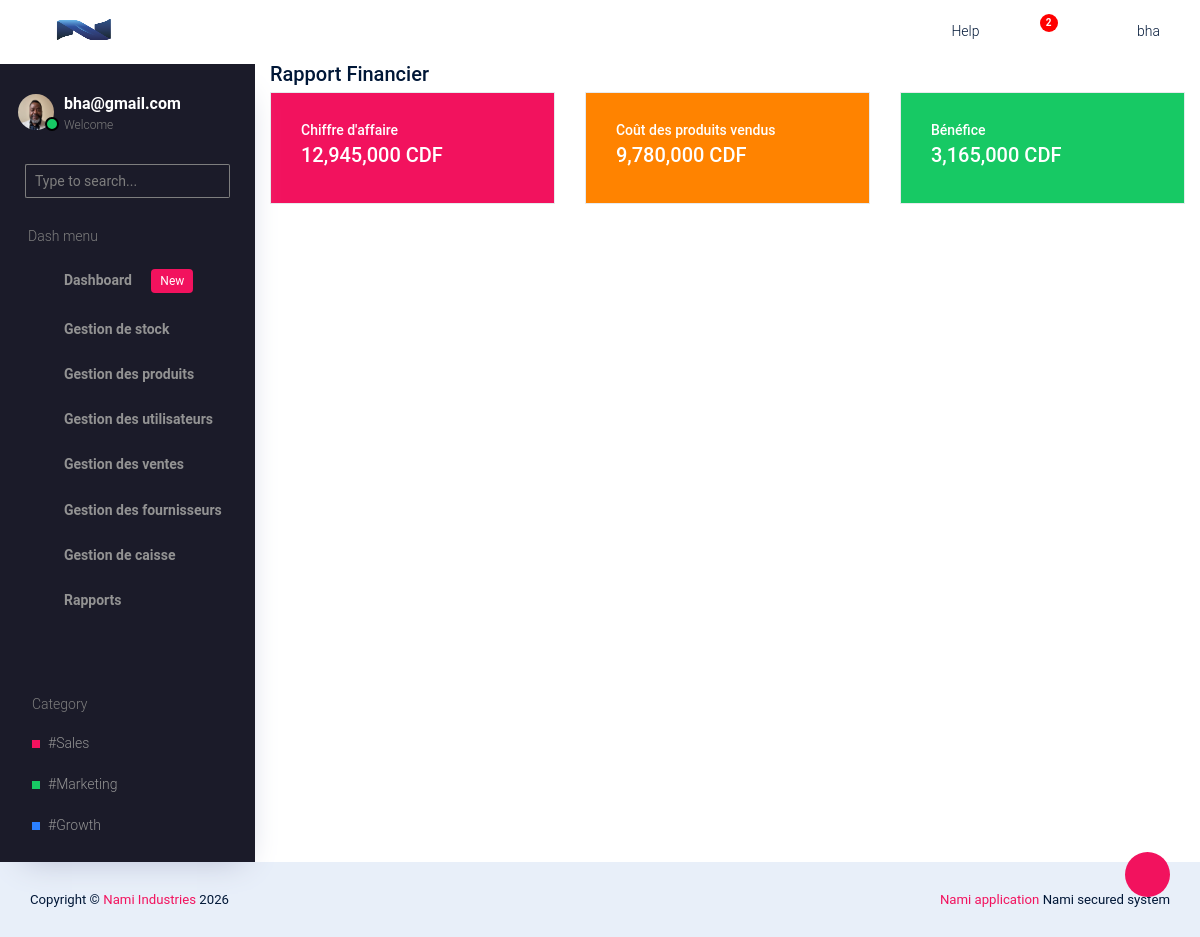
The app's page /main/rapport/finance/rapport-financier/ (signed in) with its own data.
### companie/models.py (models this page shows, shortened)
class Company(models.Model):
    BUSINESS_TYPES = (
        ('etablissement', 'Etablissement'),
        ('societe', 'Societe'),
    )
    ESTABLISHMENT_TYPES = (
        ('pme', 'PME'),
        ('ipme', 'IPME'),
        ('ecs', 'Entreprise en commandite simple'),
    )
    COMPANY_TYPES = (
        ('sa', 'Societe par actions'),
        ('sarl', 'Societe a responsabilite limitee'),
        ('personnes', 'Societe de personnes'),
    )
    CURRENCY_CHOICES = (
        ('BIF', 'Franc Burundais (BIF)'),
        ('USD', 'Dollar Americain (USD)'),
        ('EUR', 'Euro (EUR)'),
        ('CDF', 'Franc Congolais (CDF)'),
    )
    name = models.CharField(max_length=200)
    owner_name = models.CharField(max_length=200)
    business_type = models.CharField(max_length=20, choices=BUSINESS_TYPES)
    sub_type = models.CharField(max_length=50, blank=True)
    registration_number = models.CharField(max_length=150)
    country = CountryField()
    province = models.CharField(max_length=100)
    email = models.EmailField()
    phone = models.CharField(max_length=30)
    address = models.CharField(max_length=255, blank=True, null=True)
    website = models.URLField(blank=True, null=True)
    currency = models.CharField(
        max_length=10,
        choices=CURRENCY_CHOICES,
        default='CDF'
    )
    tva = models.DecimalField(max_digits=12, decimal_places=2, default=Decimal("0.00"))
    logo = models.ImageField(
        upload_to='company_logo/',
        blank=True,
        null=True
    )
    created_at = models.DateTimeField(auto_now_add=True)

### account/models.py (models this page shows, shortened)
class Profile(models.Model):
    user = models.OneToOneField(User, on_delete=models.CASCADE)
    photo = models.ImageField(upload_to="profiles/", blank=True, null=True)

### rapports/views.py (the view)
# urls.py: path('finance/rapport-financier/', views.financial_report, name='financial_report'),
def financial_report(request):
    total_sales = Sale.objects.aggregate(
        total=Sum("total_amount")
    )["total"] or 0
    cost_of_goods = SaleItem.objects.aggregate(
        total=Sum(F("purchase_price") * F("quantity"))
    )["total"] or 0
    profit = SaleItem.objects.aggregate(
        total=Sum(
            (F("selling_price") - F("purchase_price")) * F("quantity")
        )
    )["total"] or 0
    context = {
        "total_sales": total_sales,
        "cost_of_goods": cost_of_goods,
        "profit": profit,
    }
    return render(request, "financial_report.html", context)

### core/context_processors.py (called while the page is built)
def company_info(request):
	company = Company.objects.first()
	return {
		'company':company
	}

### rapports/templates/financial_report.html (shortened to what this page needs)
{% extends 'base.html' %}
{% block content %}
{% load humanize %}
<div class="container-fluid">
	<h3>Rapport Financier</h3>
	<div class="row">
		<div class="col-md-4 mb-3">
			<div class="card bg-primary text-white">
				<div class="card-body">
					<h5>Chiffre d'affaire</h5>
					<h3>{{ total_sales|intcomma }} {{company.currency}}</h3>
				</div>
			</div>
		</div>
		<div class="col-md-4 mb-3">
			<div class="card bg-warning text-white">
				<div class="card-body">
					<h5>Coût des produits vendus</h5>
					<h3>{{ cost_of_goods|intcomma }} {{company.currency}}</h3>
				</div>
			</div>
		</div>
		<div class="col-md-4 mb-3">
			<div class="card bg-success text-white">
				<div class="card-body">
					<h5>Bénéfice</h5>
					<h3>{{ profit|intcomma }} {{company.currency}}</h3>
				</div>
			</div>
		</div>
	</div>
</div>
{% endblock %}

### core/templates/base.html (shortened to what this page needs)
{% load static %}
<!DOCTYPE html>
<html lang="en">
  <head>
    <link rel="stylesheet" href="{% static 'vendors/typicons.font/font/typicons.css' %}">
    <link rel="stylesheet" href="{% static 'vendors/css/vendor.bundle.base.css' %}">
    <link rel="stylesheet" href="{% static 'css/vertical-layout-light/style.css' %}">
  </head>
  <body>
    <div class="container-scroller">
      <nav class="navbar col-lg-12 col-12 p-0 fixed-top d-flex flex-row">
        <div class="text-center navbar-brand-wrapper d-flex align-items-center justify-content-center">
          <a class="navbar-brand brand-logo" href="{% url 'dashboard:admin_dashboard' %}">
            {% if company and company.logo %}
            <img src="{{ company.logo.url }}" class="img-fluid" alt="logo"/>
            {% else %}
            <img src="{% static 'images/logo-mini.svg' %}" alt="logo"/>
            {% endif %}
          </a>
          <button class="navbar-toggler navbar-toggler align-self-center d-none d-lg-flex" type="button" data-toggle="minimize">
            <span class="typcn typcn-th-menu"></span>
          </button>
        </div>
        <div class="navbar-menu-wrapper d-flex align-items-center justify-content-end">
          <ul class="navbar-nav navbar-nav-right">
            <li class="nav-item d-none d-lg-flex  mr-2">
              <a class="nav-link" href="#">
                Help
              </a>
            </li>
            <li class="nav-item dropdown  d-flex">
              <a class="nav-link count-indicator dropdown-toggle d-flex align-items-center justify-content-center" id="notificationDropdown" href="#" data-toggle="dropdown">
                <i class="typcn typcn-bell mr-0"></i>
                <span class="count bg-danger">2</span>
              </a>
            </li>
            <li class="nav-item nav-profile dropdown">
              {% if user.is_authenticated %}
              <a class="nav-link dropdown-toggle  pl-0 pr-0" href="#" data-toggle="dropdown" id="profileDropdown">
                <i class="typcn typcn-user-outline mr-0"></i>
                <span class="nav-profile-name">{{ user.username }}</span>
              </a>
              {% endif %}
            </li>
          </ul>
        </div>
      </nav>
      <div class="container-fluid page-body-wrapper">
        <div class="theme-setting-wrapper">
          <div id="settings-trigger"><i class="typcn typcn-cog-outline"></i></div>
        </div>
        <nav class="sidebar sidebar-offcanvas" id="sidebar">
        <ul class="nav">
          <li class="nav-item">
            <div class="d-flex sidebar-profile">
              {% if user.is_authenticated %}
                {% if request.user.profile.photo %}
                  <div class="sidebar-profile-image">
                    <img src="{{ request.user.profile.photo.url }}" alt="image">
                    <span class="sidebar-status-indicator"></span>
                  </div>
                {% endif %}
              <div class="sidebar-profile-name">
                <p class="sidebar-name">
                  {{ user.email }}
                </p>
                <p class="sidebar-designation">
                  Welcome
                </p>
              </div>
              {% endif %}
            </div>
            <div class="nav-search">
              <div class="input-group">
                <input type="text" class="form-control" placeholder="Type to search..." aria-label="search" aria-describedby="search">
                <div class="input-group-append">
                  <span class="input-group-text" id="search">
                    <i class="typcn typcn-zoom"></i>
                  </span>
                </div>
              </div>
            </div>
            <p class="sidebar-menu-title">Dash menu</p>
          </li>
          {% for group in request.user.groups.all %}
            {% if group.name == "Admin" or group.name == "Caisse" or group.name == "Gestionnaire_stock" %}
            <li class="nav-item">
              <a class="nav-link" href="{% url 'dashboard:admin_dashboard' %}">
                <i class="typcn typcn-device-desktop menu-icon"></i>
                <span class="menu-title">Dashboard <span class="badge badge-primary ml-3">New</span></span>
              </a>
            </li>
            {% endif %}
            {% if group.name == "Admin" or group.name == "Gestionnaire_stock" %}
            <li class="nav-item">
              <a class="nav-link" data-toggle="collapse" href="#ui-basic" aria-expanded="false" aria-controls="ui-basic">
                <i class="typcn typcn-briefcase menu-icon"></i>
                <span class="menu-title">Gestion de stock</span>
                <i class="typcn typcn-chevron-right menu-arrow"></i>
              </a>
            </li>
          {% endif %}
          {% if group.name == "Admin" or group.name == "Gestionnaire_stock" %}
          <li class="nav-item">
            <a class="nav-link" data-toggle="collapse" href="#form-elements" aria-expanded="false" aria-controls="form-elements">
              <i class="typcn typcn-film menu-icon"></i>
              <span class="menu-title">Gestion des produits</span>
              <i class="menu-arrow"></i>
            </a>
          </li>
          {% endif %}
          {% if group.name == "Admin" %}
          <li class="nav-item">
            <a class="nav-link" data-toggle="collapse" href="#charts" aria-expanded="false" aria-controls="charts">
              <i class="typcn typcn-chart-pie-outline menu-icon"></i>
              <span class="menu-title">Gestion des utilisateurs</span>
              <i class="menu-arrow"></i>
            </a>
          </li>
          {% endif %}
          {% if group.name == "Admin" or group.name == "Caisse" %}
          <li class="nav-item">
            <a class="nav-link" data-toggle="collapse" href="#tables" aria-expanded="false" aria-controls="tables">
              <i class="typcn typcn-th-small-outline menu-icon"></i>
              <span class="menu-title">Gestion des ventes</span>
              <i class="menu-arrow"></i>
            </a>
          </li>
          {% endif %}
          {% if group.name == "Admin" %}
          <li class="nav-item">
            <a class="nav-link" data-toggle="collapse" href="#auth" aria-expanded="false" aria-controls="auth">
              <i class="typcn typcn-user-add-outline menu-icon"></i>
              <span class="menu-title">Gestion des fournisseurs</span>
              <i class="menu-arrow"></i>
            </a>
          </li>
          {% endif %}
          {% if group.name == "Admin" or group.name == "Caisse" %}
          <li class="nav-item">
            <a class="nav-link" data-toggle="collapse" href="#error" aria-expanded="false" aria-controls="error">
              <i class="typcn typcn-globe-outline menu-icon"></i>
              <span class="menu-title">Gestion de caisse</span>
              <i class="menu-arrow"></i>
            </a>
          </li>
          {% endif %}
          {% if group.name == "Admin" %}
          <li class="nav-item">
            <a class="nav-link" data-toggle="collapse" href="#rapport" aria-expanded="false" aria-controls="rapport">
              <i class="typcn typcn-document-text menu-icon"></i>
              <span class="menu-title">Rapports</span>
              <i class="menu-arrow"></i>
            </a>
          </li>
          {% endif %}
          {% endfor %}
        </ul>
        <ul class="sidebar-legend">
          <li>
            <p class="sidebar-menu-title">Category</p>
          </li>
          <li class="nav-item"><a href="#" class="nav-link">#Sales</a></li>
          <li class="nav-item"><a href="#" class="nav-link">#Marketing</a></li>
          <li class="nav-item"><a href="#" class="nav-link">#Growth</a></li>
        </ul>
      </nav>
        {% block content %}{% endblock %}
    </div>
  </body>
  <footer class="footer">
  <div class="d-sm-flex justify-content-center justify-content-sm-between">
    <span class="text-center text-sm-left d-block d-sm-inline-block">Copyright © <a href="https://" target="_blank">Nami Industries</a> 2026</span>
    <span class="float-none float-sm-right d-block mt-1 mt-sm-0 text-center"><a href="https://" target="_blank">Nami application </a>Nami secured system</span>
  </div>
</footer>
</html>

### records on screen
Company: logo (picture), currency "CDF"

### other values on screen
{{ user.username }} "bha"
{{ user.email }} "bha@gmail.com"
{{ total_sales|intcomma }} "12,945,000"
{{ cost_of_goods|intcomma }} "9,780,000"
{{ profit|intcomma }} "3,165,000"
